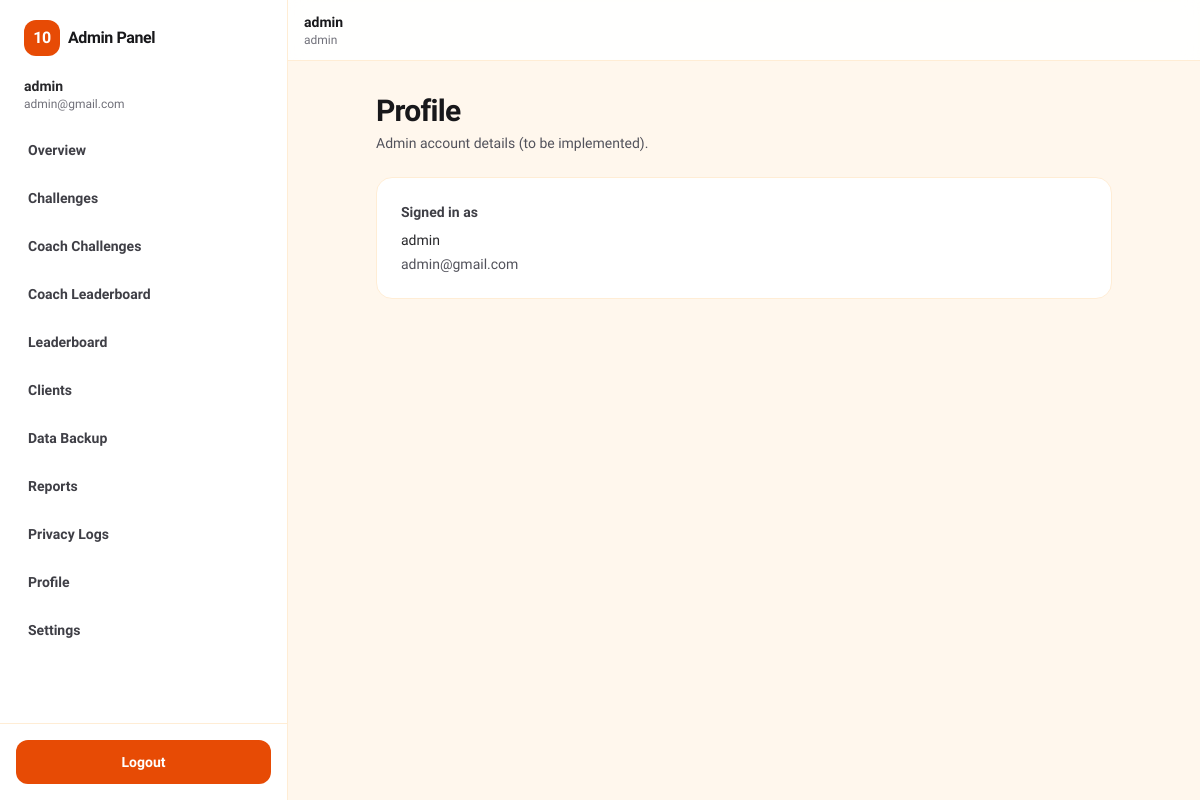
Screenshot of /admin/profile.php (signed in) with the database file from the repository.
### tables this page shows
CREATE TABLE IF NOT EXISTS users (
  id INT UNSIGNED NOT NULL AUTO_INCREMENT,
  name VARCHAR(100) NOT NULL,
  email VARCHAR(190) NOT NULL,
  role ENUM('coach','admin') NOT NULL,
  password_hash VARCHAR(255) NOT NULL,
  is_active TINYINT(1) NOT NULL DEFAULT 1,
  created_at TIMESTAMP NOT NULL DEFAULT CURRENT_TIMESTAMP,
  updated_at TIMESTAMP NOT NULL DEFAULT CURRENT_TIMESTAMP ON UPDATE CURRENT_TIMESTAMP,
  PRIMARY KEY (id),
  UNIQUE KEY uniq_users_email (email)
);

### app/helpers.php (called while the page is built, shortened)
<?php
function app_config($key, $default = null)
{
    $config = isset($GLOBALS['app_config']) ? $GLOBALS['app_config'] : [];
    $segments = explode('.', (string) $key);
    $value = $config;
    foreach ($segments as $segment) {
        $value = $value[$segment];
    }
    return $value;
}
function url($path = '')
{
    $base = rtrim((string) app_config('app.base_url', ''), '/');
    $path = '/' . ltrim((string) $path, '/');
    return $base . $path;
}
function h($value)
{
    return htmlspecialchars((string) $value, ENT_QUOTES, 'UTF-8');
}

### app/db.php (called while the page is built)
<?php
function db()
{
    static $pdo;
    if ($pdo instanceof PDO) {
        return $pdo;
    }
    $host = (string) app_config('db.host');
    $port = (int) app_config('db.port');
    $database = (string) app_config('db.database');
    $username = (string) app_config('db.username');
    $password = (string) app_config('db.password');
    $charset = (string) app_config('db.charset', 'utf8mb4');
    $dsn = 'mysql:host=' . $host . ';port=' . $port . ';dbname=' . $database . ';charset=' . $charset;
    $pdo = new PDO($dsn, $username, $password, [
        PDO::ATTR_ERRMODE => PDO::ERRMODE_EXCEPTION,
        PDO::ATTR_DEFAULT_FETCH_MODE => PDO::FETCH_ASSOC,
    ]);
    return $pdo;
}
function db_has_column($table, $column)
{
    try {
        $database = (string) app_config('db.database');
        $stmt = db()->prepare('SELECT COUNT(*) AS c FROM information_schema.COLUMNS WHERE TABLE_SCHEMA = ? AND TABLE_NAME = ? AND COLUMN_NAME = ?');
        $stmt->execute([$database, (string) $table, (string) $column]);
        $row = $stmt->fetch();
        return $row ? ((int) $row['c'] > 0) : false;
    } catch (Throwable $e) {
        return false;
    }
}

### app/auth.php (called while the page is built, shortened)
<?php
function auth_user()
{
    $select = 'SELECT id, name, email, role' . (db_has_column('users', 'is_active') ? ', is_active' : '') . ' FROM users WHERE id = ? LIMIT 1';
    $stmt = db()->prepare($select);
    $stmt->execute([$_SESSION['user_id']]);
    $user = $stmt->fetch();
    return $user ?: null;
}

### admin/profile.php (the view, shortened to what this page needs)
<?php
require __DIR__ . '/../partials/layout_top.php';
require __DIR__ . '/../partials/nav.php';
$user = auth_user();
?>
<main class="mx-auto max-w-3xl px-4 py-8">
    <div class="mb-6">
        <h1 class="text-3xl font-extrabold tracking-tight">Profile</h1>
        <p class="mt-1 text-sm text-zinc-600">Admin account details (to be implemented).</p>
    </div>
    <div class="rounded-2xl border border-orange-100 bg-white p-6">
        <div class="text-sm font-semibold text-zinc-700">Signed in as</div>
        <div class="mt-2 text-sm text-zinc-800"><?= h($user['name'] ?? '-') ?></div>
        <div class="mt-1 text-sm text-zinc-600"><?= h($user['email'] ?? '-') ?></div>
    </div>
</main>
<?php require __DIR__ . '/../partials/layout_bottom.php'; ?>

### partials/nav.php (shortened to what this page needs)
<?php
$user = auth_user();
$role = $user ? $user['role'] : null;
$nav = [];
if ($role === 'admin') {
    $nav = [
        ['Overview', url('/admin/overview.php')],
        ['Challenges', url('/admin/challenges.php')],
        ['Coach Challenges', url('/admin/coach_challenges.php')],
        ['Coach Leaderboard', url('/admin/coach_leaderboard.php')],
        ['Leaderboard', url('/admin/leaderboard.php')],
        ['Clients', url('/admin/clients.php')],
        ['Data Backup', url('/admin/backup.php')],
        ['Reports', url('/admin/reports.php')],
        ['Privacy Logs', url('/admin/privacy_logs.php')],
        ['Profile', url('/admin/profile.php')],
        ['Settings', url('/admin/settings.php')],
    ];
}
?>
<?php if ($role === 'admin' && $user): ?>
    <div class="min-h-screen bg-orange-50">
        <div class="flex min-h-screen">
            <aside class="sticky top-0 hidden h-screen w-72 shrink-0 overflow-y-auto border-r border-orange-100 bg-white lg:flex lg:flex-col">
                <div class="flex items-center gap-2 px-6 py-5">
                    <a href="<?= h(url('/index.php')) ?>" class="flex items-center gap-2 font-extrabold tracking-tight">
                        <span class="inline-flex h-9 w-9 items-center justify-center rounded-xl bg-molten text-white">10</span>
                        <span>Admin Panel</span>
                    </a>
                </div>
                <div class="px-6 pb-4">
                    <div class="text-sm font-semibold text-zinc-800"><?= h($user['name']) ?></div>
                    <div class="text-xs text-zinc-500"><?= h($user['email']) ?></div>
                </div>
                <nav class="flex-1 px-3 pb-6">
                    <?php foreach ($nav as $item): ?>
                        <a href="<?= h($item[1]) ?>" class="mb-1 block rounded-xl px-4 py-3 text-sm font-semibold text-zinc-700 hover:bg-orange-50 hover:text-molten">
                            <?= h($item[0]) ?>
                        </a>
                    <?php endforeach; ?>
                </nav>
                <div class="border-t border-orange-100 p-4">
                    <a href="<?= h(url('/auth/logout.php')) ?>" class="block rounded-xl bg-molten px-4 py-3 text-center text-sm font-extrabold text-white hover:bg-pumpkin">Logout</a>
                </div>
            </aside>
            <div class="flex min-w-0 flex-1 flex-col">
                <header class="sticky top-0 z-50 border-b border-orange-100 bg-white/90 backdrop-blur">
                    <div class="mx-auto flex max-w-6xl items-center justify-between gap-4 px-4 py-3">
                        <div class="flex items-center gap-3">
                            <div class="hidden sm:flex flex-col leading-tight">
                                <span class="text-sm font-semibold"><?= h($user['name']) ?></span>
                                <span class="text-xs text-zinc-500"><?= h($user['role']) ?></span>
                            </div>
                        </div>
                    </div>
                </header>
                <div class="flex-1">
<?php endif; ?>

### rows the page displays
users: name "admin", email "admin@gmail.com", role "admin"

### other values shown
$item[0] "Overview"
$item[0] "Challenges"
$item[0] "Coach Challenges"
$item[0] "Coach Leaderboard"
$item[0] "Leaderboard"
$item[0] "Clients"
$item[0] "Data Backup"
$item[0] "Reports"
$item[0] "Privacy Logs"
$item[0] "Profile"
$item[0] "Settings"
